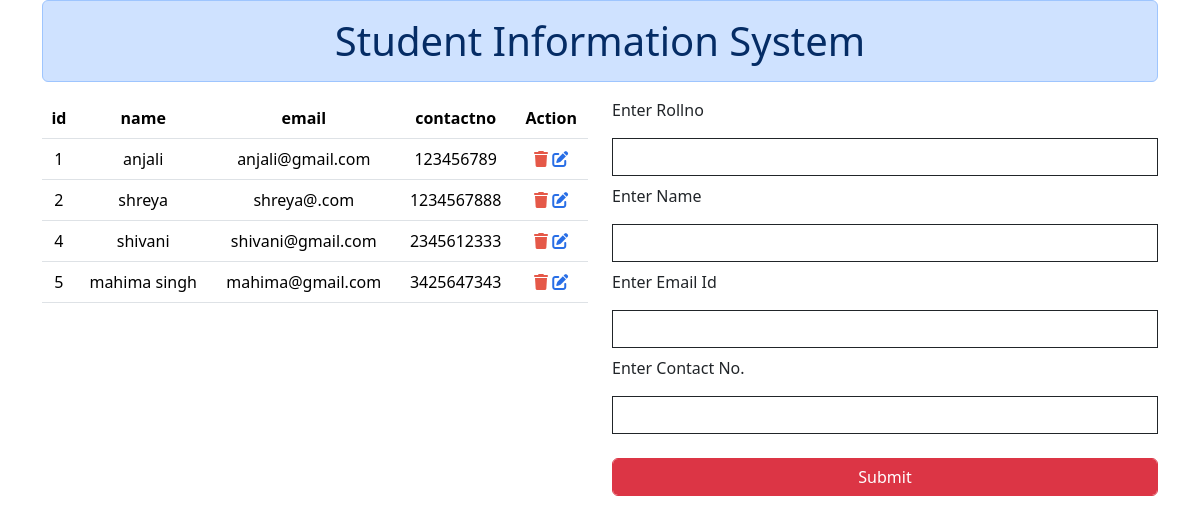
The page / on the database its author committed.
### demoapp/models.py (models this page shows)
class student_info(models.Model):
    id=models.IntegerField(primary_key=True)
    name=models.CharField(max_length=50)
    email=models.CharField(max_length=100)
    contactno=models.CharField(max_length=15)

### demoapp/views.py (the view)
# urls.py: 2. Add a URL to urlpatterns:  path('', views.home, name='home')
def home(Request):
    ab=student_info.objects.all()
    return render(Request,'index.html',{'show':ab})

### demoapp/templates/index.html (shortened to what this page needs)
<!doctype html>
<html lang="en">
  <head>
    <link href="https://cdn.jsdelivr.net/npm/bootstrap@5.3.3/dist/css/bootstrap.min.css" rel="stylesheet">
    <link rel="stylesheet" href="https://cdnjs.cloudflare.com/ajax/libs/font-awesome/6.7.2/css/all.min.css"
 />
  </head>
  <body>
     <div class="container">
      <div class="row">
        <div class="co-sm-12">
          <h1 class="text-center alert alert-primary">Student Information System</h1>
        </div>
        <div class="col-sm-6">
          <table class="table">
            <thead>
              <tr class="text-center">
                <th>id</th>
                <th>name</th>
                <th>email</th>
                <th>contactno</th>
                <th>Action</th>
              </tr>
            </thead>
            <tbody>
              {% for i in show%}
              <tr class="text-center">
                <td>{{i.id}}</td>
                <td>{{i.name}}</td>
                <td>{{i.email}}</td>
                <td>{{i.contactno}}</td>
                <td><a href="{%url 'deletestu' i.id %}"><i class="fa-solid fa-trash" style="color: #e55848;"></i></a>
                <a href="{% url 'editstu' i.id%}"><i class="fa-solid fa-pen-to-square" style="color: #286ee6;"></i></a>
                </td>
              </tr>
              {%endfor%}
            </tbody>
          </table>
        </div>
        <div class="col-sm-6">
          <form action="{%url 'stusave'%}" method="post">
            <p>Enter Rollno</p>
            <input type="text" name="id" class="form-control border-dark rounded-0">
            <p class="mt-2">Enter Name</p>
            <input type="text" name="name" class="form-control border-dark rounded-0">
            <p class="mt-2">Enter Email Id</p>
            <input type="text" name="email" class="form-control border-dark rounded-0">
            <p class="mt-2">Enter Contact No.</p>
            <input type="text" name="contactno" class="form-control border-dark rounded-0">
            <input type="submit" class="mt-4 form-control btn btn-danger">
          </form>
        </div>
      </div>
     </div>
  </body>
</html>

### rows shown on the page
student_info: id "1", name "anjali", email "anjali@gmail.com", contactno "123456789"
student_info: id "2", name "shreya", email "shreya@.com", contactno "1234567888"
student_info: id "4", name "shivani", email "shivani@gmail.com", contactno "2345612333"
student_info: id "5", name "mahima singh", email "mahima@gmail.com", contactno "3425647343"
